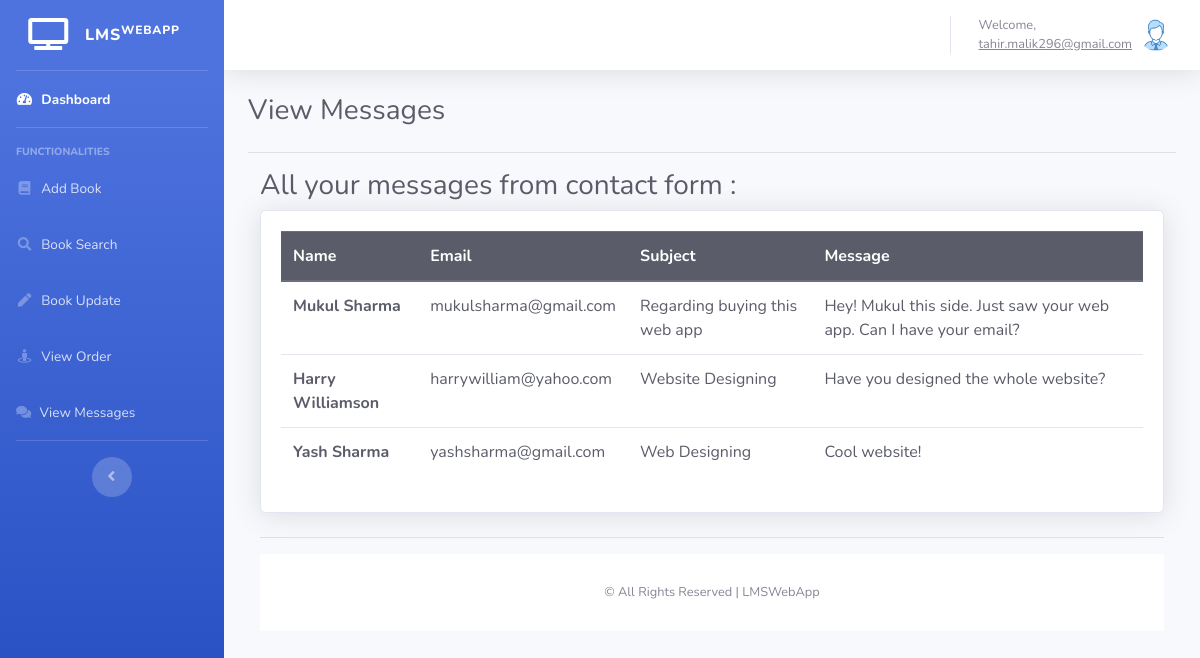
Screenshot of /Account/Panel/AdminPanel/adminViewMessages.php (signed in) with the database file from the repository.
### tables this page shows
CREATE TABLE `contacttable` (
  `cid` int(11) NOT NULL,
  `name` varchar(100) NOT NULL,
  `email` varchar(100) NOT NULL,
  `subject` varchar(100) NOT NULL,
  `message` varchar(3000) NOT NULL,
  `time` timestamp NOT NULL DEFAULT current_timestamp() ON UPDATE current_timestamp()
);

### Account/Panel/AdminPanel/adminViewMessages.php (the view, shortened to what this page needs)
<?php
if(isset($_SESSION['email']) && isset($_SESSION['password'])) {
  ?>
<!DOCTYPE html>
<html lang="en">
<head>
  <link href="vendor/fontawesome-free/css/all.min.css" rel="stylesheet" type="text/css">
  <link href="css/sb-admin-2.min.css" rel="stylesheet">
</head>
<body id="page-top">
  <div id="wrapper">
    <ul class="navbar-nav bg-gradient-primary sidebar sidebar-dark accordion" id="accordionSidebar">
      <a class="sidebar-brand d-flex align-items-center justify-content-center" href="index.php">
        <div class="sidebar-brand-icon">
        <i class="fas fa-tv"></i>
        </div>
        <div class="sidebar-brand-text mx-3">LMS<sup>WebApp</sup></div>
      </a>
      <hr class="sidebar-divider my-0">
      <li class="nav-item active">
        <a class="nav-link" href="index.php">
          <i class="fas fa-fw fa-tachometer-alt"></i>
          <span>Dashboard</span></a>
      </li>
      <hr class="sidebar-divider">
      <div class="sidebar-heading">
        Functionalities
      </div>
      <li class="nav-item">
        <a class="nav-link collapsed" href="adminAddBook.php">
          <i class="fas fa-fw fa-book"></i>
          <span>Add Book</span>
        </a>
      </li>
      <li class="nav-item">
        <a class="nav-link collapsed" href="adminBookSearch.php">
          <i class="fas fa-fw fa-search"></i>
          <span>Book Search</span>
        </a>
      </li>
      <li class="nav-item">
        <a class="nav-link" href="adminBookUpdate.php">
          <i class="fas fa-fw fa-pen"></i>
          <span>Book Update</span></a>
      </li>
      <li class="nav-item">
        <a class="nav-link" href="adminViewOrder.php">
          <i class="fas fa-fw fa-street-view"></i>
          <span>View Order</span></a>
      </li>
      <li class="nav-item">
        <a class="nav-link" href="#">
          <i class="fas fa-comments fa"></i>
          <span>View Messages</span></a>
      </li>
      <hr class="sidebar-divider">
      <div class="text-center d-none d-md-inline">
        <button class="rounded-circle border-0" id="sidebarToggle"></button>
      </div>
    </ul>
    <div id="content-wrapper" class="d-flex flex-column">
      <div id="content">
        <nav class="navbar navbar-expand navbar-light bg-white topbar mb-4 static-top shadow">
          <ul class="navbar-nav ml-auto">
            <li class="nav-item dropdown no-arrow">
              <a class="nav-link dropdown-toggle" href="#" id="userDropdown" role="button" data-toggle="dropdown" aria-haspopup="true" aria-expanded="false">
              <span class="mr-2 d-none d-lg-inline text-gray-600 small">Welcome, <br>
                <u><?php
                 echo $_SESSION['email'];
                ?></u>
                </span>
                <img class="img-profile rounded-circle" src="img\admin.png">
              </a>
            </li>
          </ul>
        </nav>
        <div class="container-fluid">
          <div class="d-sm-flex align-items-center justify-content-between mb-4">
            <h1 class="h3 mb-0 text-gray-800">View Messages</h1>
          </div>
          <hr class="sidebar-divider">
            <div class="col-lg-12 mb-8">
            <h1 class="h3 mb-2 text-gray-800">All your messages from contact form :</h1>
            <div class="card shadow mb-4">
            <div class="card-body">
              <div class="table-responsive">
                <table class="table table-hover text-dark">
                <thead class="thead-dark">
                  <tr>
                    <th scope="col">Name</th>
                    <th scope="col">Email</th>
                    <th scope="col">Subject</th>
                    <th scope="col">Message</th>
                  </tr>
                </thead>
                <tbody>
                <?php
                include_once('connect.php');
                $sql = "SELECT * FROM `contacttable`";
                $query = mysqli_query($conn, $sql);
                while($res = mysqli_fetch_array($query)) {
                ?>
                  <tr>
                    <th scope="row"><?php echo $res['name']; ?></th>
                    <td><?php echo $res['email']; ?></td>
                    <td><?php echo $res['subject']; ?></td>
                    <td><?php echo $res['message']; ?></td>
                  <?php
                }
                ?>
                </tbody>
              </table>
              </div>
            </div>
          </div>
      <hr class="sidebar-divider">
      <footer class="sticky-footer bg-white">
        <div class="container my-auto">
          <div class="copyright text-center my-auto">
            <span>&copy; All Rights Reserved | LMSWebApp</span>
          </div>
        </div>
      </footer>
    </div>
  </div>
</body>
</html>
<?php
}
else {
  echo "<script>
        alert('Email & Password Not Authenticated!');
        window.location.href='../../Login/adminLogin.php';
        </script>";
}
?>

### rows the page displays
contacttable: name "Mukul Sharma", email "mukulsharma@gmail.com", subject "Regarding buying this web app", message "Hey! Mukul this side. Just saw your web app. Can I have your email?"
contacttable: name "Harry Williamson", email "harrywilliam@yahoo.com", subject "Website Designing", message "Have you designed the whole website?"
contacttable: name "Yash Sharma", email "yashsharma@gmail.com", subject "Web Designing", message "Cool website!"

### other values shown
$_SESSION['email'] "tahir.malik296@gmail.com"
